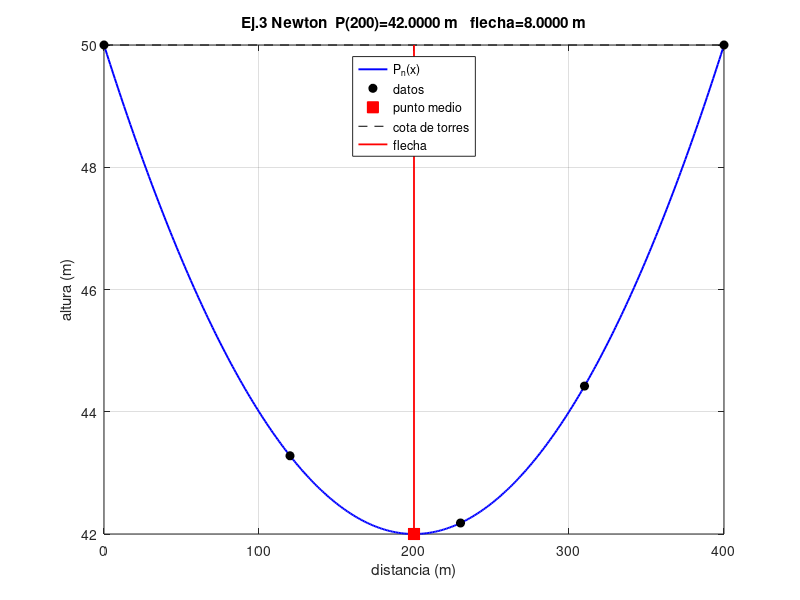

This figure's MATLAB source:
%% Ejercicio 3 — Polinomio de Newton (catenaria, examen modelo U2)
out = getenv('MN_EVID_DIR');
if isempty(out)
  out = fullfile(fileparts(mfilename('fullpath')), '..', 'evidencias', 'ejercicio_03_newton_interp');
end
if ~exist(out, 'dir'), mkdir(out); end

xs = [0 120 230 310 400];
ys = [50 43.28 42.18 44.42 50];
n = numel(xs);
T = zeros(n, n);
T(:, 1) = ys(:);
for j = 2:n
  for i = 1:(n - j + 1)
    T(i, j) = (T(i + 1, j - 1) - T(i, j - 1)) / (xs(i + j - 1) - xs(i));
  end
end
coef = T(1, :);

xm = 200;
p = coef(n);
for k = n-1:-1:1
  p = coef(k) + (xm - xs(k)) * p;
end
flecha = 50 - p;

fid = fopen(fullfile(out, 'resultado.txt'), 'w');
fprintf(fid, 'EJERCICIO 3 — EVIDENCIA OCTAVE\n');
fprintf(fid, 'Newton diferencias divididas. Punto medio x=200. Flecha = 50 - P(200).\n');
fprintf(fid, 'COEF');
for j = 1:n
  fprintf(fid, ',%.16e', coef(j));
end
fprintf(fid, '\n');
fprintf(fid, 'P200,%.12f\n', p);
fprintf(fid, 'FLECHA,%.12f\n', flecha);
fprintf(fid, 'TABLA_DIFERENCIAS (fila i, orden 0..4)\n');
for i = 1:n
  fprintf(fid, 'DD');
  for j = 1:n
    fprintf(fid, ',%.16e', T(i, j));
  end
  fprintf(fid, '\n');
end
xx = linspace(0, 400, 401);
yy = zeros(size(xx));
for t = 1:numel(xx)
  pt = coef(n);
  for k = n-1:-1:1
    pt = coef(k) + (xx(t) - xs(k)) * pt;
  end
  yy(t) = pt;
end
[ymin, idx] = min(yy);
fprintf(fid, 'MIN_POLINOMIO,x=%.6f,y=%.6f\n', xx(idx), ymin);
fclose(fid);

figure('visible', 'off');
plot(xx, yy, 'b-', 'LineWidth', 1.4); hold on;
plot(xs, ys, 'ko', 'MarkerFaceColor', 'k');
plot(xm, p, 'rs', 'MarkerFaceColor', 'r', 'MarkerSize', 8);
plot([0 400], [50 50], 'k--');
plot([xm xm], [p 50], 'r-', 'LineWidth', 1.3);
grid on; xlabel('distancia (m)'); ylabel('altura (m)');
title(sprintf('Ej.3 Newton  P(200)=%.4f m   flecha=%.4f m', p, flecha));
legend('P_n(x)', 'datos', 'punto medio', 'cota de torres', 'flecha', 'Location', 'north');
print(fullfile(out, 'octave_catenaria.png'), '-dpng', '-r140');
